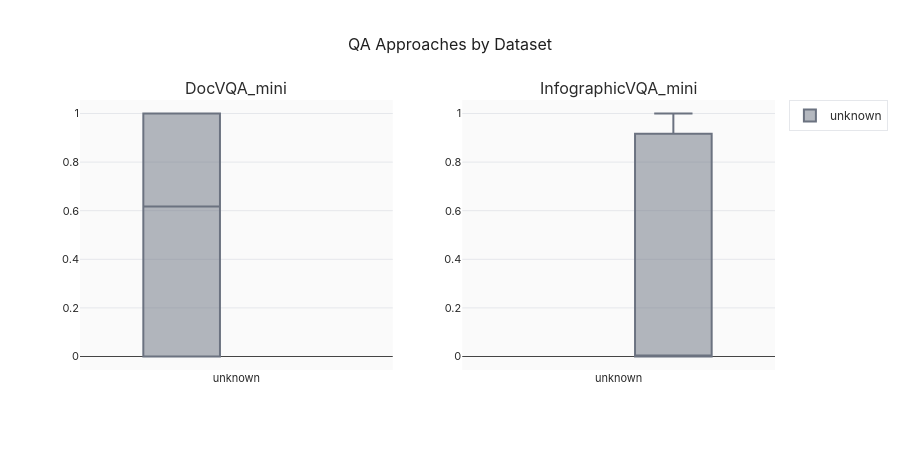

Notebook cell for this chart:
### Markdown cell above
## 4. Dataset Breakdown

### Code cell
# Approach performance by dataset
if len(df) > 0:
    fig = make_subplots(rows=1, cols=2, subplot_titles=QA_DATASETS)
    
    for i, dataset in enumerate(QA_DATASETS):
        ds_df = df[df['dataset'] == dataset]
        
        for approach in ds_df['approach'].unique():
            app_df = ds_df[ds_df['approach'] == approach]
            
            all_scores = []
            for model in models:
                col = f'anls_score_{model}'
                if col in app_df.columns:
                    all_scores.extend(app_df[col].dropna().tolist())
            
            if all_scores:
                color = APPROACH_COLORS.get(approach, '#6B7280')
                fig.add_trace(
                    go.Box(y=all_scores, name=approach, marker_color=color,
                          showlegend=(i == 0)),
                    row=1, col=i+1
                )
    
    fig.update_layout(
        title='QA Approaches by Dataset',
        height=450,
        boxmode='group'
    )
    fig.show()

### Figure 1 — Plotly figure (JSON) as saved in the notebook; plotly's stock layout.template omitted (floating-point values rounded to 4 significant figures; data arrays with more than 128 entries replaced by an {"elided": "..."} marker saying what was removed)
{"data": [{"marker": {"color": "#6B7280"}, "name": "unknown", "showlegend": true, "type": "box", "xaxis": "x", "y": {"elided": "10520 float values"}, "yaxis": "y"}, {"marker": {"color": "#6B7280"}, "name": "unknown", "showlegend": false, "type": "box", "xaxis": "x2", "y": {"elided": "12010 float values"}, "yaxis": "y2"}], "layout": {"annotations": [{"font": {"size": 16}, "showarrow": false, "text": "DocVQA_mini", "x": 0.225, "xanchor": "center", "xref": "paper", "y": 1, "yanchor": "bottom", "yref": "paper"}, {"font": {"size": 16}, "showarrow": false, "text": "InfographicVQA_mini", "x": 0.775, "xanchor": "center", "xref": "paper", "y": 1, "yanchor": "bottom", "yref": "paper"}], "boxmode": "group", "height": 450, "title": {"text": "QA Approaches by Dataset"}, "xaxis": {"anchor": "y", "domain": [0, 0.45]}, "xaxis2": {"anchor": "y2", "domain": [0.55, 1]}, "yaxis": {"anchor": "x", "domain": [0, 1]}, "yaxis2": {"anchor": "x2", "domain": [0, 1]}}}
